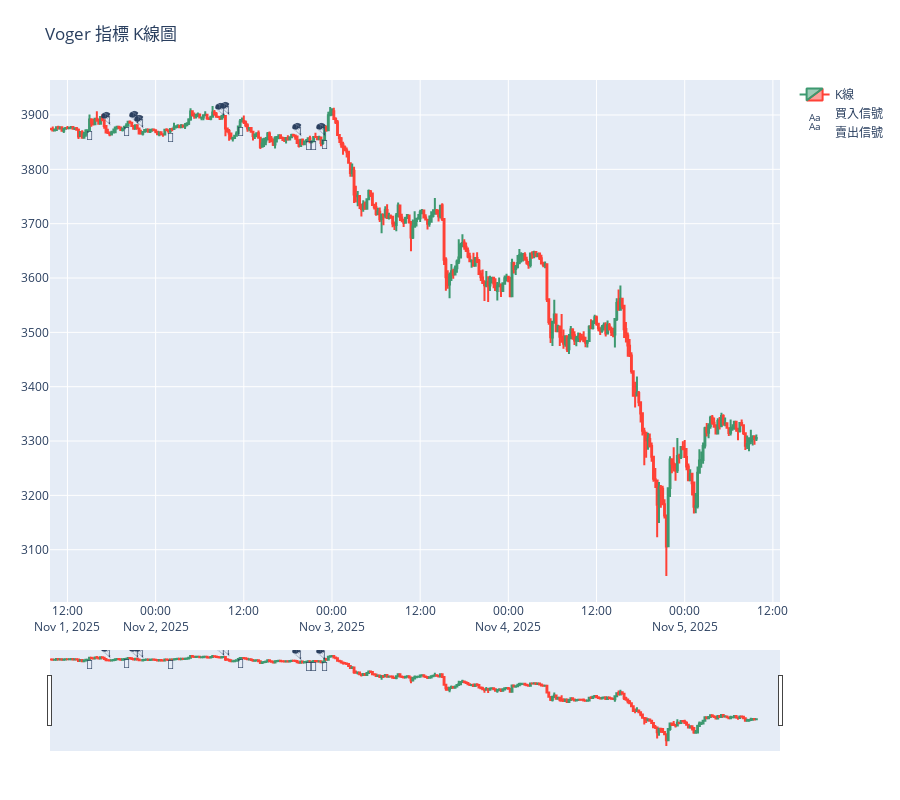

Notebook cell for this chart:
### Code cell
import plotly.graph_objects as go
import numpy as np

kline['signal'] = signal

fig = go.Figure()

# K線圖
fig.add_trace(go.Candlestick(
    x=kline['timestamp'],
    open=kline['open'],
    high=kline['high'],
    low=kline['low'],
    close=kline['close'],
    name='K線'
))

# 買入信號 🚀
buy_signals = kline[kline['signal'] == 1]
fig.add_trace(go.Scatter(
    x=buy_signals['timestamp'],
    y=buy_signals['low'],
    mode='text',
    text=['🚀' for _ in buy_signals],
    textposition="bottom center",
    name='買入信號'
))

# 賣出信號 🪂
sell_signals = kline[kline['signal'] == -1]
fig.add_trace(go.Scatter(
    x=sell_signals['timestamp'],
    y=sell_signals['high'],
    mode='text',
    text=['🪂' for _ in sell_signals],
    textposition="top center",
    name='賣出信號'
))

# 調整圖高度與邊距
fig.update_layout(
    title='Voger 指標 K線圖',
    xaxis_rangeslider_visible=True,  # 可互動拉動
    height=800,
    margin=dict(l=50, r=50, t=80, b=50)
)

fig.show()

### Figure 1 — Plotly figure (JSON) as saved in the notebook; plotly's stock layout.template omitted (floating-point values rounded to 4 significant figures; data arrays with more than 128 entries replaced by an {"elided": "..."} marker saying what was removed)
{"data": [{"close": {"elided": "385 float values"}, "high": {"elided": "385 float values"}, "low": {"elided": "385 float values"}, "name": "K線", "open": {"elided": "385 float values"}, "type": "candlestick", "x": {"elided": "385 str values"}}, {"mode": "text", "name": "買入信號", "text": ["🚀", "🚀", "🚀", "🚀", "🚀", "🚀", "🚀"], "textposition": "bottom center", "type": "scatter", "x": ["2025-11-01T15:00:00.000000000", "2025-11-01T20:00:00.000000000", "2025-11-02T02:00:00.000000000", "2025-11-02T11:30:00.000000000", "2025-11-02T20:45:00.000000000", "2025-11-02T21:30:00.000000000", "2025-11-02T23:00:00.000000000", "2025-11-03T09:00:00.000000000", "2025-11-03T11:45:00.000000000", "2025-11-03T17:45:00.000000000", "2025-11-03T23:45:00.000000000", "2025-11-04T00:30:00.000000000", "2025-11-04T11:00:00.000000000", "2025-11-04T14:30:00.000000000", "2025-11-05T02:00:00.000000000"], "y": [3870.0, 3877.0, 3867.0, 3878.0, 3852.0, 3852.0, 3854.0, 3712.0, 3707.0, 3657.0, 3594.0, 3567.0, 3482.0, 3472.0, 3242.0]}, {"mode": "text", "name": "賣出信號", "text": ["🪂", "🪂", "🪂", "🪂", "🪂", "🪂", "🪂"], "textposition": "top center", "type": "scatter", "x": ["2025-11-01T17:15:00.000000000", "2025-11-01T21:00:00.000000000", "2025-11-01T21:45:00.000000000", "2025-11-02T08:45:00.000000000", "2025-11-02T09:30:00.000000000", "2025-11-02T19:15:00.000000000", "2025-11-02T22:30:00.000000000", "2025-11-03T01:00:00.000000000", "2025-11-03T13:00:00.000000000", "2025-11-03T15:15:00.000000000", "2025-11-04T04:45:00.000000000", "2025-11-04T15:45:00.000000000", "2025-11-05T01:00:00.000000000", "2025-11-05T08:00:00.000000000"], "y": [3880.0, 3881.0, 3875.0, 3896.0, 3898.0, 3860.0, 3859.0, 3864.0, 3709.0, 3709.0, 3630.0, 3549.0, 3241.0, 3329.0]}], "layout": {"height": 800, "margin": {"b": 50, "l": 50, "r": 50, "t": 80}, "title": {"text": "Voger 指標 K線圖"}, "xaxis": {"rangeslider": {"visible": true}}}}
